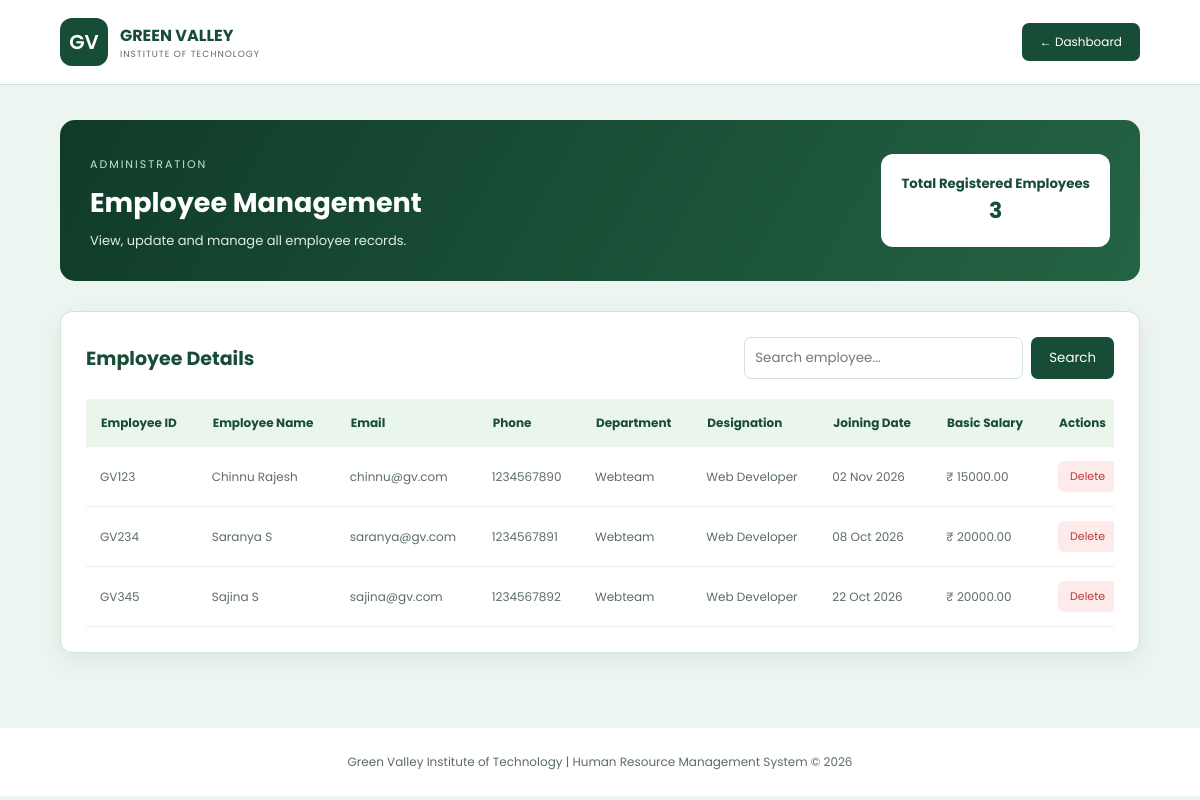
The app's page /manage_employee/ with its own data.
### app/models.py (models this page shows, shortened)
class Employee(models.Model):
    user = models.OneToOneField(User, on_delete=models.CASCADE)
    employeeid = models.CharField(max_length=50, unique=True)
    phonenumber = models.CharField(max_length=10, null=True, blank=True)
    department = models.CharField(max_length=100, blank=True)
    designation = models.CharField(max_length=200, blank=True)
    joiningdate = models.DateField(null=True, blank=True)
    salary = models.DecimalField(max_digits=10, decimal_places=2, default=0)

### app/views.py (the view, shortened to what this page needs)
# urls.py: path('manage_employee/', views.manage_employee, name='manage_employee'),
def manage_employee(request):
    search = request.GET.get('search', '').strip()
    employees = Employee.objects.select_related('user').all().order_by('employeeid')
    context = {
        'employees': employees,
        'search': search,
        'total_employees': Employee.objects.count(),
    }
    return render(request, 'manage_employee.html', context)

### templates/manage_employee.html (shortened to what this page needs)
<!DOCTYPE html>
<html lang="en">
<head>
</head>
<body>
<header>
    <div class="logo">
        <div class="logo-icon">GV</div>
        <div>
            <h2>GREEN VALLEY</h2>
            <p>INSTITUTE OF TECHNOLOGY</p>
        </div>
    </div>
    <a href="{% url 'admindashboard' %}" class="back-btn">
        ← Dashboard
    </a>
</header>
<main class="container">
    <section class="welcome">
    <div>
        <span>ADMINISTRATION</span>
        <h1>Employee Management</h1>
        <p>View, update and manage all employee records.</p>
    </div>
    <div class="admin-badge">
         <h5>Total Registered Employees</h5>
        <h2>{{ total_employees }}</h2>
    </div>
</section>
    <section class="table-container">
        <div class="table-heading">
            <h2>Employee Details</h2>
            <form method="GET" class="search-box">
                <input
                    type="text"
                    name="search"
                    placeholder="Search employee..."
                    value="{{ search }}"
                >
                <button type="submit">Search</button>
            </form>
        </div>
        <div class="table-wrapper">
            <table>
                <thead>
                    <tr>
                        <th>Employee ID</th>
                        <th>Employee Name</th>
                        <th>Email</th>
                        <th>Phone</th>
                        <th>Department</th>
                        <th>Designation</th>
                        <th>Joining Date</th>
                        <th>Basic Salary</th>
                        <th>Actions</th>
                    </tr>
                </thead>
                <tbody>
                    {% for employee in employees %}
                    <tr>
                        <td>{{ employee.employeeid }}</td>
                        <td>{{ employee.user.first_name|title }}</td>
                        <td>{{ employee.user.email }}</td>
                        <td>{{ employee.phonenumber }}</td>
                        <td>{{ employee.department }}</td>
                        <td>{{ employee.designation }}</td>
                        <td>{{ employee.joiningdate|date:"d M Y" }}</td>
                        <td>₹ {{ employee.salary }}</td>
                        <td>
                            <div class="actions">
                                <form method="POST"
                                      action="{% url 'delete_employee' employee.id %}"
                                      onsubmit="return confirm('Are you sure you want to delete this employee?');">
                                    <button type="submit" class="delete-btn">
                                        Delete
                                    </button>
                                </form>
                            </div>
                        </td>
                    </tr>
                    {% empty %}
                    <tr>
                        <td colspan="9" class="empty">
                            No employees found.
                        </td>
                    </tr>
                    {% endfor %}
                </tbody>
            </table>
        </div>
    </section>
</main>
<footer>
    Green Valley Institute of Technology |
    Human Resource Management System © 2026
</footer>
</body>
</html>

### templates/manage_employee.html (style rules this page uses)
:root { --primary-dark: #0d3b23; --primary: #174d36; --accent: #1e6b48; --bg-main: #edf5f0; --text-main: #20372a; --text-muted: #5c6e61; --border-color: #d2e3d7; }
* { margin: 0; padding: 0; box-sizing: border-box; }
body { font-family: 'Poppins', Arial, sans-serif; background: var(--bg-main); color: var(--text-main); }
header { padding: 15px 5%; min-height: 85px; background: white; display: flex; justify-content: space-between; align-items: center; border-bottom: 1px solid var(--border-color); }
.logo { display: flex; align-items: center; gap: 12px; }
.logo-icon { width: 48px; height: 48px; background: var(--primary); color: white; display: flex; justify-content: center; align-items: center; border-radius: 12px; font-size: 20px; font-weight: 600; }
.logo h2 { color: var(--primary); font-size: 16px; }
.logo p { color: var(--text-muted); font-size: 9px; letter-spacing: 1px; }
.back-btn { background: var(--primary); color: white; padding: 10px 18px; text-decoration: none; border-radius: 7px; font-size: 12px; }
.container { padding: 35px 5%; }
.welcome { display: flex; justify-content: space-between; align-items: center; gap: 20px; padding: 30px; border-radius: 15px; background: linear-gradient(120deg,#103b29,#246344); color: white; margin-bottom: 30px; }
.welcome span { color: #b9edc8; font-size: 11px; letter-spacing: 2px; }
.welcome h1 { font-size: 27px; margin: 8px 0; }
.welcome p { font-size: 13px; color: #e0eee3; }
.table-container { background: white; padding: 25px; border-radius: 12px; border: 1px solid var(--border-color); box-shadow: 0 8px 25px rgba(23,77,54,.08); }
.table-heading { display: flex; justify-content: space-between; align-items: center; gap: 15px; flex-wrap: wrap; margin-bottom: 20px; }
.table-heading h2 { color: var(--primary); font-size: 19px; }
.search-box { display: flex; gap: 8px; }
.search-box input { padding: 10px; border: 1px solid var(--border-color); border-radius: 7px; font-family: inherit; outline: none; }
.search-box button { padding: 10px 18px; background: var(--primary); color: white; border: none; border-radius: 7px; cursor: pointer; font-family: inherit; }
.table-wrapper { width: 100%; overflow-x: auto; }
table { width: 100%; min-width: 1050px; border-collapse: collapse; }
th { background: #eaf5ec; color: var(--primary); padding: 15px; font-size: 12px; text-align: left; }
td { padding: 14px; font-size: 12px; color: var(--text-muted); border-bottom: 1px solid #e8eee9; }
.actions { display: flex; gap: 8px; }
.edit-btn, .delete-btn { padding: 7px 12px; border-radius: 6px; text-decoration: none; font-size: 11px; font-family: inherit; border: none; cursor: pointer; }
.delete-btn { background: #fdeaea; color: #c03939; }
footer { margin-top: 40px; padding: 25px; text-align: center; background: white; color: var(--text-muted); font-size: 12px; }
.admin-badge { padding: 20px; min-width: 160px; background: white; color: var(--primary); border-radius: 12px; text-align: center; }
.admin-badge h2 { font-size: 22px; }

### records on screen
Employee: employeeid "GV123", user.first_name "Chinnu Rajesh", user.email "chinnu@gv.com", phonenumber "1234567890", department "Webteam", designation "Web Developer", joiningdate "02 Nov 2026", salary "15000.00"
Employee: employeeid "GV234", user.first_name "Saranya S", user.email "saranya@gv.com", phonenumber "1234567891", department "Webteam", designation "Web Developer", joiningdate "08 Oct 2026", salary "20000.00"
Employee: employeeid "GV345", user.first_name "Sajina S", user.email "sajina@gv.com", phonenumber "1234567892", department "Webteam", designation "Web Developer", joiningdate "22 Oct 2026", salary "20000.00"

### other values on screen
{{ total_employees }} "3"
